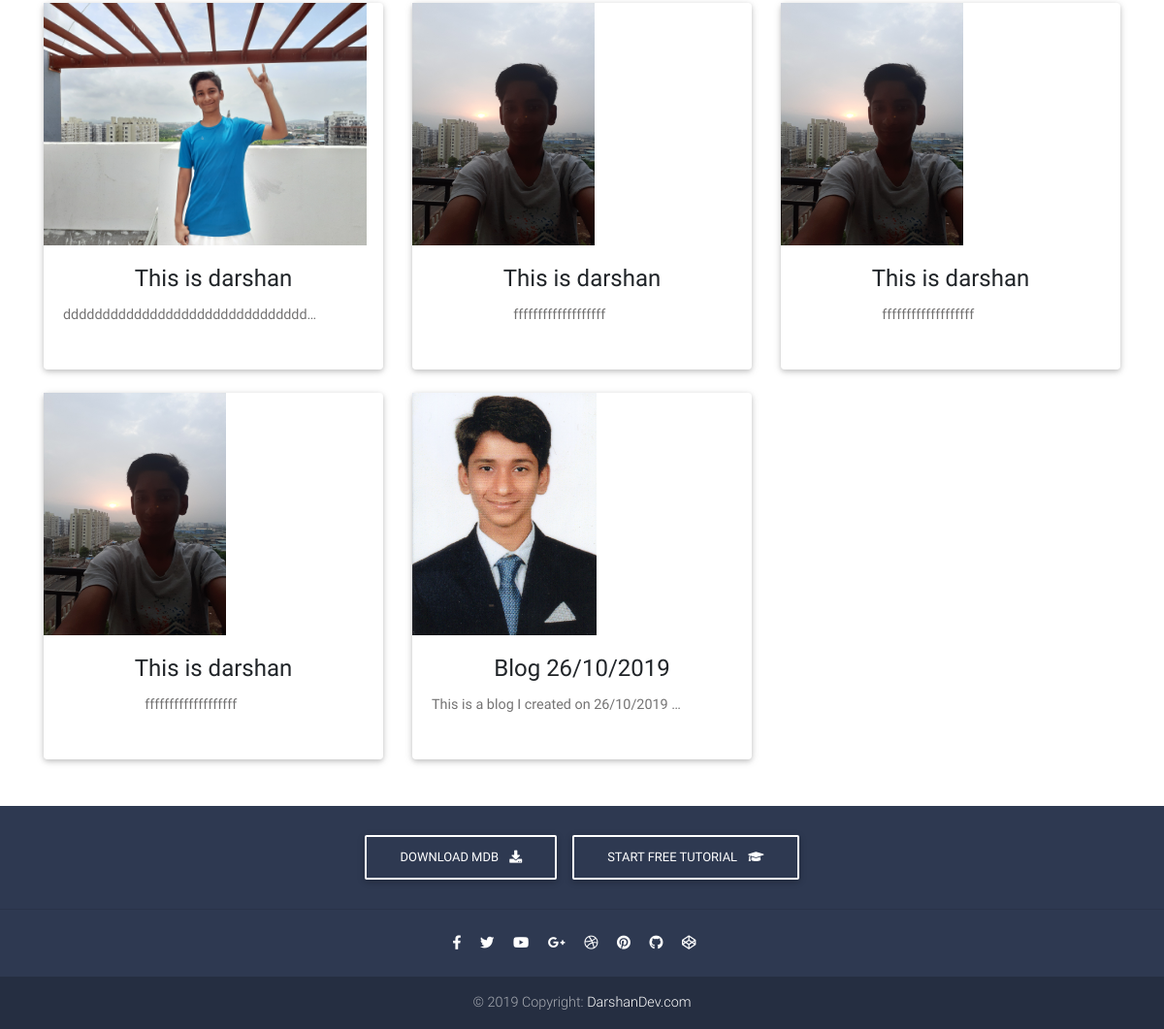
The app's page / (lower part), older data.
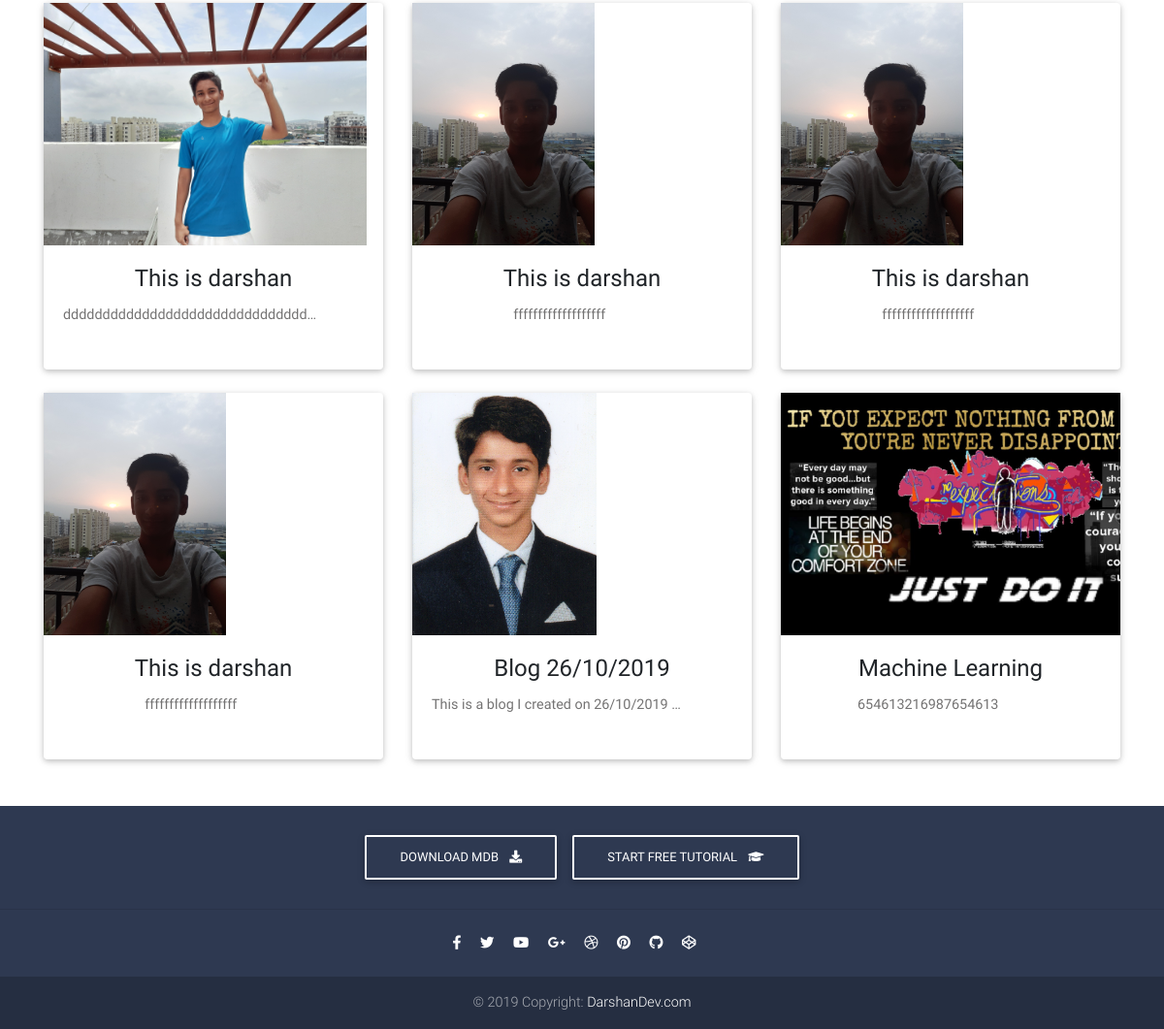
The same page, newer data.
### blog/models.py (models this page shows)
class Blog(models.Model):
    blog_title = models.CharField(max_length = 100)
    blog_text  = models.TextField()
    blog_img  = models.ImageField(upload_to="images/", default = "default.jpg")

### blog/views.py (the view)
# urls.py: path('', blog_view),
def blog_view(request, *args, **kwargs):
    context = {
        "blog_list" : Blog.objects.all()
    }
    return render(request, "blog.html", context)

### blog/templates/blog.html (shortened to what this page needs)
{%extends "base.html"%}{%block content%}
  <main class="mt-5 pt-5">
    <div class="container">
      <section class="text-center">
        <div class="row mb-4 wow fadeIn">
            {%for blog in blog_list%}
          <div class="col-lg-4 col-md-12 mb-4">
            <div class="card">
              <div class="view overlay" >
                <img src = "/media/{{blog.blog_img}}" height = "250rem" display="cover">
              </div>
              <div class="card-body blog-body blog-text">
                <h4 class="card-title">{{blog.blog_title}}</h4>
                <p class="card-text blog-text">{{blog.blog_text}}</p>
              </div>
            </div>
          </div>
          {%endfor%}
        </div>
      </section>
    </div>
  </main>
{%endblock%}

### blog/templates/base.html (shortened to what this page needs)
<html>
  <head>
    <link rel="stylesheet" href="https://use.fontawesome.com/releases/v5.11.2/css/all.css">
    <link href="../static/css/bootstrap.min.css" rel="stylesheet">
    <link href="../static/css/mdb.min.css" rel="stylesheet">
    <link href="../static/css/style.min.css" rel="stylesheet">
  </head>
  <body>
    {%block content%}{%endblock%}
  <footer class="page-footer text-center font-small mdb-color darken-2 mt-4 wow fadeIn">
    <div class="pt-4">
      <a class="btn btn-outline-white" href="https://mdbootstrap.com/docs/jquery/getting-started/download/" target="_blank"
        role="button">Download MDB
        <i class="fas fa-download ml-2"></i>
      </a>
      <a class="btn btn-outline-white" href="https://mdbootstrap.com/education/bootstrap/" target="_blank" role="button">Start
        free tutorial
        <i class="fas fa-graduation-cap ml-2"></i>
      </a>
    </div>
    <hr class="my-4">
    <div class="pb-4">
      <a href="#">
        <i class="fab fa-facebook-f mr-3"></i>
      </a>
      <a href="#">
        <i class="fab fa-twitter mr-3"></i>
      </a>
      <a href="#" target="_blank">
        <i class="fab fa-youtube mr-3"></i>
      </a>
      <a href="#" target="_blank">
        <i class="fab fa-google-plus-g mr-3"></i>
      </a>
      <a href="#">
        <i class="fab fa-dribbble mr-3"></i>
      </a>
      <a href="#">
        <i class="fab fa-pinterest mr-3"></i>
      </a>
      <a href="#" target="_blank">
        <i class="fab fa-github mr-3"></i>
      </a>
      <a href="#" target="_blank">
        <i class="fab fa-codepen mr-3"></i>
      </a>
    </div>
    <div class="footer-copyright py-3">
      © 2019 Copyright:
      <a href="#" target="_blank"> DarshanDev.com </a>
    </div>
  </footer>
  </body>
</html>

Row changes from the older to the newer data that the page shows:
added Blog: blog_img (picture), blog_title "Machine Learning", blog_text "654613216987654613"
